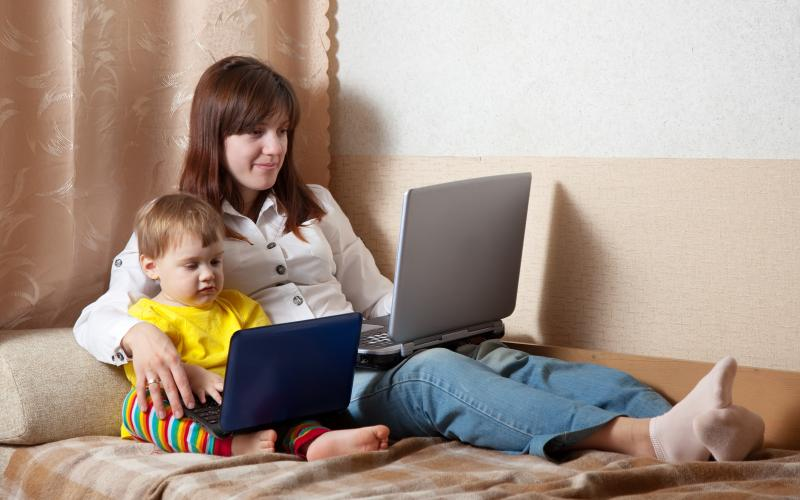
%> input picture image1.jpg, 800 x 500 px
$ octave code.m   (GNU Octave 9; MATLAB toolbox functions it lacks are replaced by stand-ins)
%> lines starting %> are read from the running program, lines starting %| are printed output that depends on the picture
clc
clear all
close all

% read the image file
img = imread('image1.jpg');
%> img is the input picture: size 500x800x3 uint8; mean R, G, B 165.8, 148.1, 136
img = rgb2gray(img);
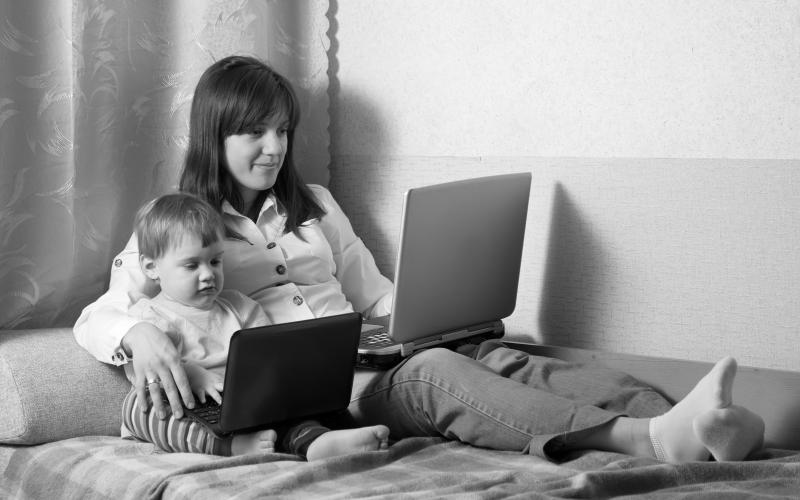
%> img: size 500x800 uint8; min 0, max 255, mean 152

% Robert edge
img_roberts = edge(img, 'roberts');
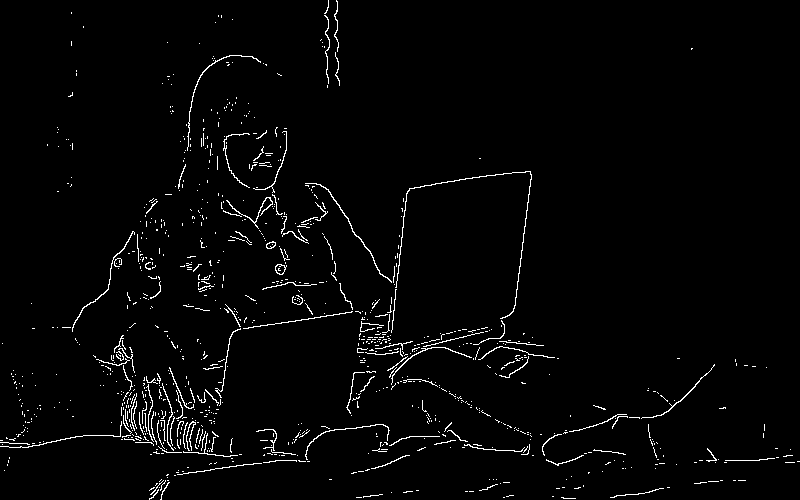
%> img_roberts: size 500x800 logical; 2.3% white in thin lines or dots
% Sobel edge
img_sobel = edge(img, 'sobel');
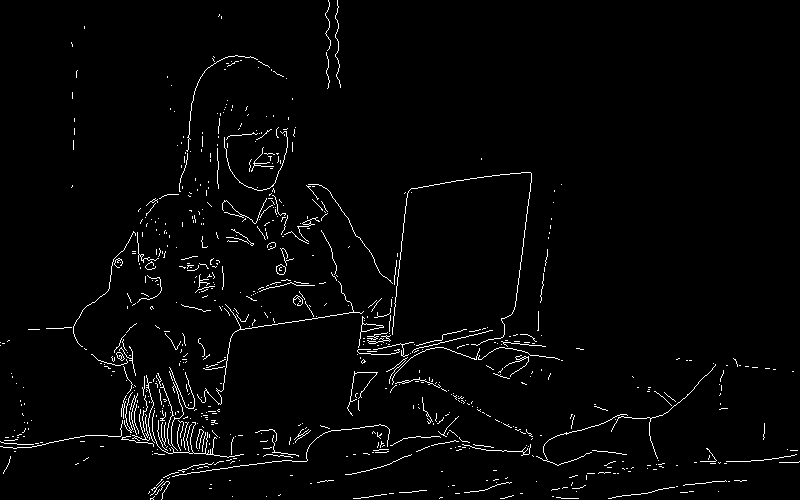
%> img_sobel: size 500x800 logical; 2.4% white in thin lines or dots
% Prewitt edge
img_prewitt = edge(img, 'prewitt');
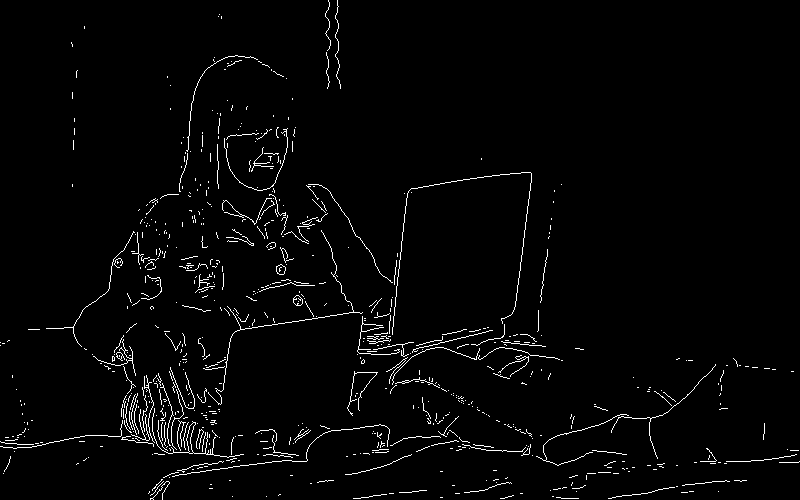
%> img_prewitt: size 500x800 logical; 2.3% white in thin lines or dots
% Log edge
img_log = edge(img, 'log');
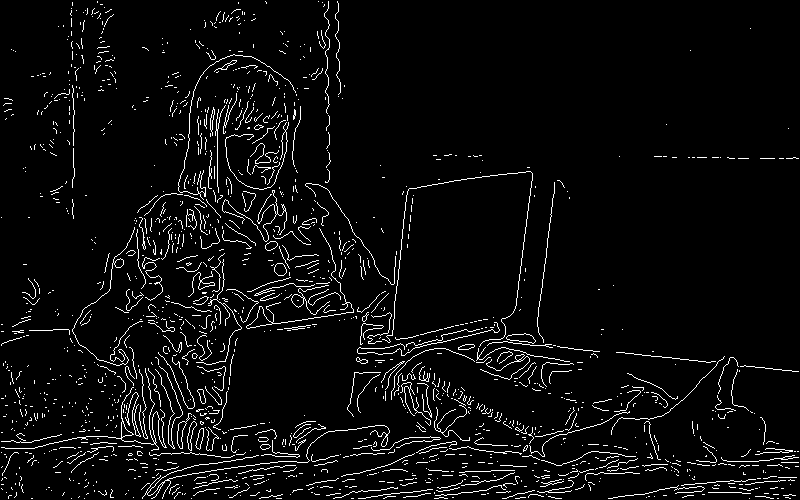
%> img_log: size 500x800 logical; 4.7% white in thin lines or dots
% Canny edge
img_canny = edge(img, 'canny');
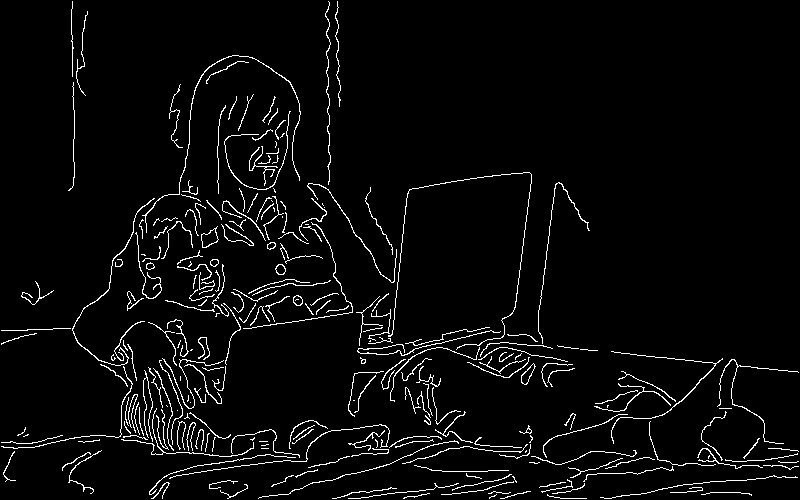
%> img_canny: size 500x800 logical; 3.9% white in thin lines or dots

% print the original
subplot(2,3,1),imshow(img),title('Original');
% Roberts Edge Detection
subplot(2,3,2),imshow(img_roberts),title('Roberts');
% Sobel Edge Detection
subplot(2,3,3),imshow(img_sobel),title('Sobel');
% Prewitt Edge Detection
subplot(2,3,4),imshow(img_prewitt),title('Prewitt');
% Log Edge Detection
subplot(2,3,5),imshow(img_log),title('Log');
% Canny Edge Detection
subplot(2,3,6),imshow(img_canny),title('Canny');
